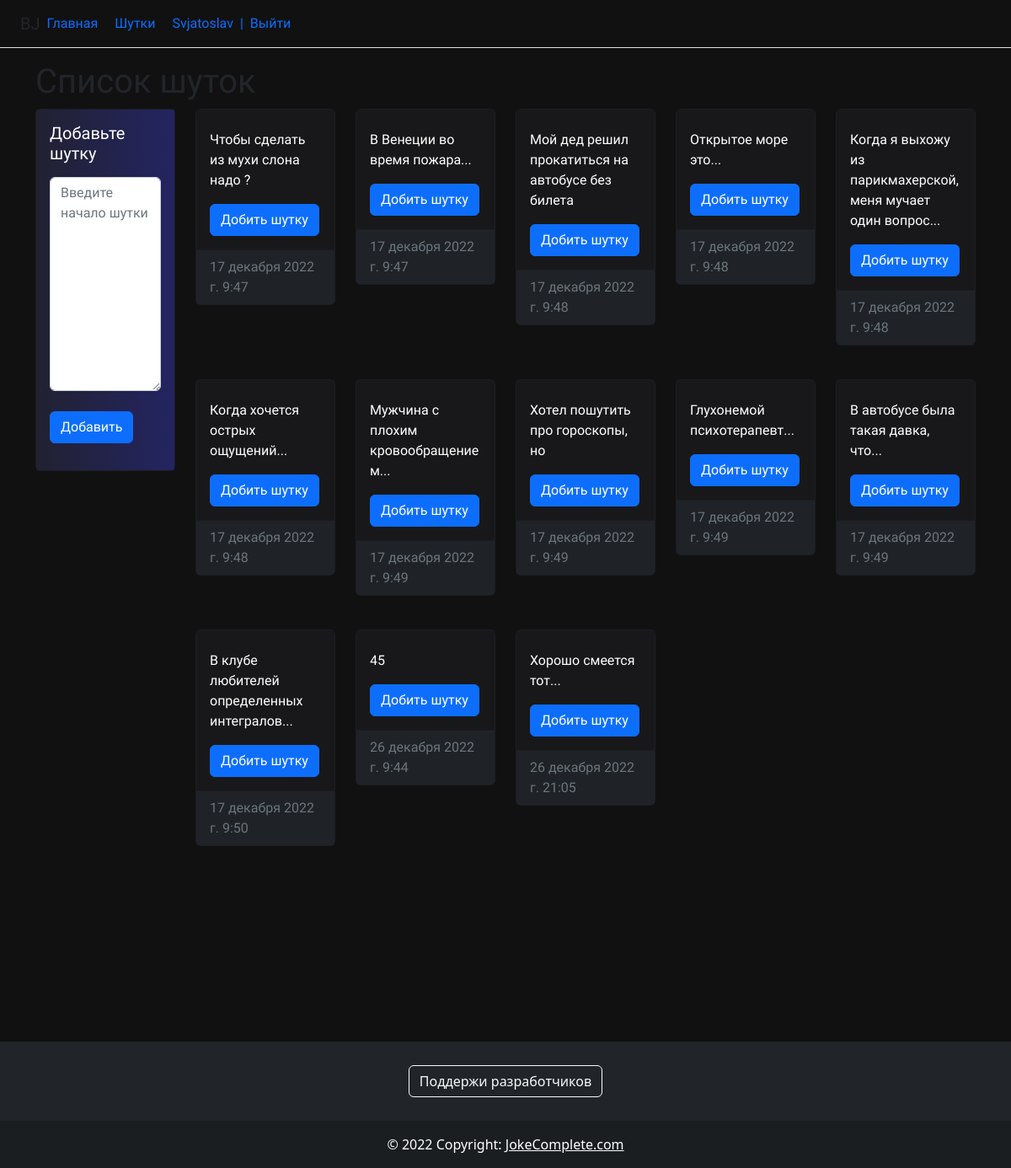
Page /jokes (signed in) on the committed database.
### jokes/models.py (models this page shows, shortened)
class Joke(models.Model):
    title = models.CharField('Название',max_length=255)
    content = models.TextField('Описание')
    time_created = models.DateTimeField(auto_now_add=True)
    creator = models.ForeignKey(User,on_delete=models.CASCADE,verbose_name='Автор')
    def get_absolute_url(self):
        return reverse('post',kwargs={'post_id': self.pk})

### jokes/views.py (the view, shortened to what this page needs)
# urls.py: path('jokes',views.list_of_jokes,name='jokeslist'),
def list_of_jokes(request):
    error = ''
    jokes = Joke.objects.all()
    form = JokesForm()
    context = {
        'title': 'Главная страничка',
        'jokes': jokes,
        'form':form,
        'error': error
        }
    return render(request, 'jokes/list_of_jokes.html', context)

### jokes/forms.py
class JokesForm(ModelForm):
    class Meta:
        model = Joke
        fields = ['content']
        widgets = {
                'content': Textarea(attrs={
                'class': 'form-control',
                'placeholder': 'Введите начало шутки',
                'size': 2,
            }),
        }

### templates/jokes/list_of_jokes.html (shortened to what this page needs)
{% extends 'jokes/base.html' %}
{% block content %}
    <h1 style="font-family: 'Comfortaa', cursive;">Список шуток</h1>
    <div class="row" style="font-family: 'Comfortaa', cursive;">
      <div class="col-sm-2">
        <div class="card text-white bg-dark mb-3" style="width: 15r; ">
              <div class="card-body" style="background: linear-gradient(to right, rgba(33,29,58,0.5), rgba(38,36,153,0.5))">
                {% if user.is_authenticated %}
                <h5 class="card-title">Добавьте шутку</h5>
                <p class="card-text">
                    <div class="form-group">
                      <form method="post">
                        {{ form.content }}<br>
                        <button type="submit" class="btn btn-primary">Добавить</button>
                      </form>
                    </div>
                </p>
                {% else %}
                    Войдите в аккаунт, чтобы добавить шутку
                {% endif  %}
              </div>
            </div>
      </div>
      <div class="col-sm-10">
        <div class="row row-cols-1 row-cols-md-5 g-4" >
        {% for el in jokes %}
            <div class="col">
            <div class="card text-white bg-dark mb-3" style="width: 15r;">
              <div class="card-body" style="background: linear-gradient(to right, rgba(24,24,26,1), rgba(24,24,26,1))">
                <p class="card-text">{{el.content}}</p>
                <a href="{{el.get_absolute_url}}" class="btn btn-primary">Добить шутку</a>
              </div>
                <div class="card-footer text-muted">
                {{ el.time_created }}
                </div>
            </div>
            </div>
        {% endfor %}
        </div>
      </div>
    </div>
    <br>
    <br>
    <br>
    <br>
    <br>
    <br>
    <br>
    <br>
    <br>
{% endblock %}

### templates/jokes/base.html (shortened to what this page needs)
{% load static %}
<!doctype html>
<html lang="en">
<head>
    <link rel="stylesheet" href="https://cdn.jsdelivr.net/npm/bootstrap@5.2.2/dist/css/bootstrap.min.css">
</head>
<body style="background: linear-gradient(to right, rgba(17,17,18,1), rgba(17,17,18,1))">
    <div class="d-flex flex-column flex-md-row align-items-center p-3 px-md-4 mb-3 bg-white border-bottom box-shadow"
    style="background: linear-gradient(to right, rgba(17,17,18,1), rgba(17,17,18,1))">
      <h5 class="my-0 mr-md-auto font-weight-normal" style="font-family: 'Comfortaa', cursive;">BJ</h5>
      <nav class="my-2 my-md-0 mr-md-3" style="font-family: 'Comfortaa', cursive;">
        <a class="p-2 text-primary" href="{% url 'home' %}" style="text-decoration: none;">Главная</a>
        <a class="p-2 text-primary" href="{% url 'jokeslist' %}" style="text-decoration: none;">Шутки</a>
          {% if request.user.is_authenticated %}
          <a class="p-2 text-primary" href="{% url 'user_profile'%}" style="text-decoration: none;">
              {{user.username}}<a href="{% url 'logout' %}" style="text-decoration: none;">|&nbsp Выйти</a></a>
          {% else %}
          <a class="p-2 text-primary" href="{% url 'register'%}" style="text-decoration: none;">Регистрация</a>
          <a class="p-2 text-primary" href="{% url 'login'%}" style="text-decoration: none;">Авторизация</a>
          {% endif %}
      </nav>
    </div>
    <div class="container">
        {% block content %}
        {% endblock %}
    </div>
</body>
<footer class="bg-dark text-center text-white">
  <div class="container p-4 pb-0">
    <section class="mb-4">
      <a class="btn btn-outline-light btn-floating m-1" href="https://vk.me/moneysend/pety41" role="button"
        >Поддержи разработчиков</a>
    </section>
  </div>
  <div class="text-center p-3" style="background-color: rgba(0, 0, 0, 0.2);">
    © 2022 Copyright:
    <a class="text-white" href="https://youtu.be/WVBYPquN-KM?t=12">JokeComplete.com</a>
  </div>
</footer>
</html>

### rows in the picture
Joke: content "Чтобы сделать из мухи слона надо ?", time_created "17 декабря 2022 г. 9:47"
Joke: content "В Венеции во время пожара...", time_created "17 декабря 2022 г. 9:47"
Joke: content "Мой дед решил прокатиться на автобусе без билета", time_created "17 декабря 2022 г. 9:48"
Joke: content "Открытое море это...", time_created "17 декабря 2022 г. 9:48"
Joke: content "Когда я выхожу из парикмахерской, меня мучает один вопрос...", time_created "17 декабря 2022 г. 9:48"
Joke: content "Когда хочется острых ощущений...", time_created "17 декабря 2022 г. 9:48"
Joke: content "Мужчина с плохим кровообращением...", time_created "17 декабря 2022 г. 9:49"
Joke: content "Хотел пошутить про гороскопы, но", time_created "17 декабря 2022 г. 9:49"
Joke: content "Глухонемой психотерапевт...", time_created "17 декабря 2022 г. 9:49"
Joke: content "В автобусе была такая давка, что...", time_created "17 декабря 2022 г. 9:49"
Joke: content "В клубе любителей определенных интегралов...", time_created "17 декабря 2022 г. 9:50"
Joke: content "45", time_created "26 декабря 2022 г. 9:44"
Joke: content "Хорошо смеется тот...", time_created "26 декабря 2022 г. 21:05"

### other values in the picture
{{ user.username }} "Svjatoslav"
